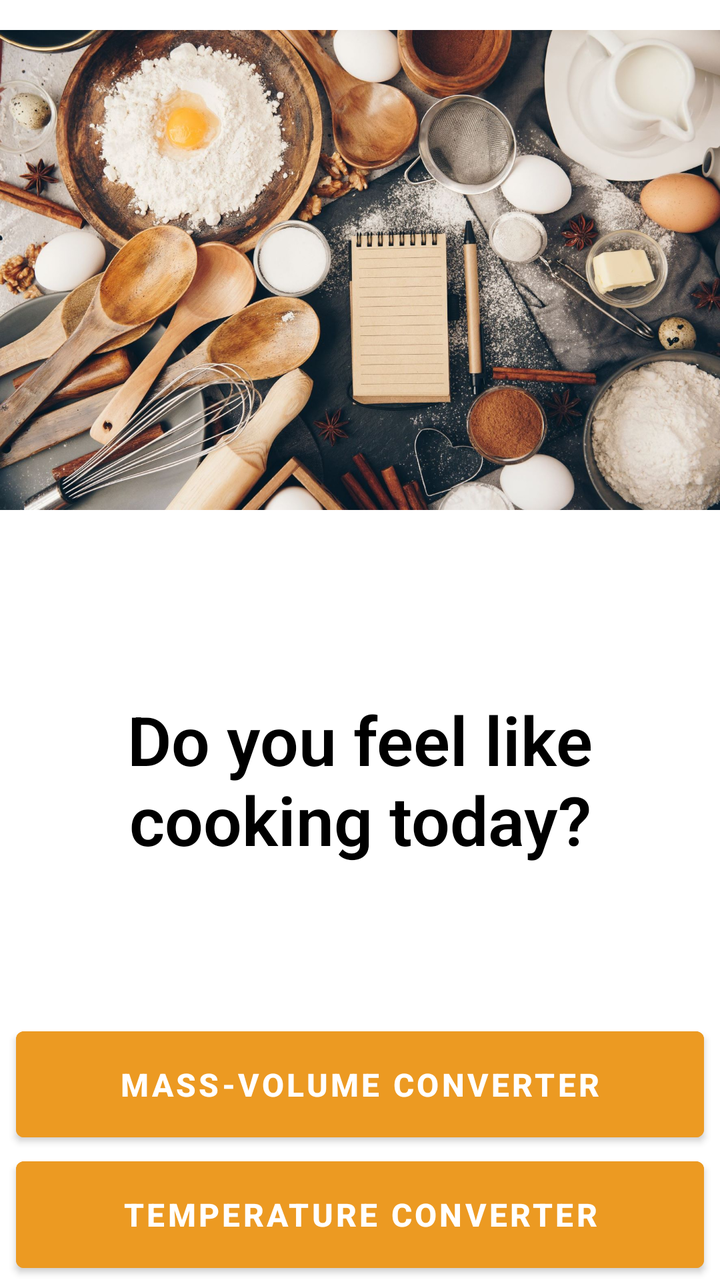
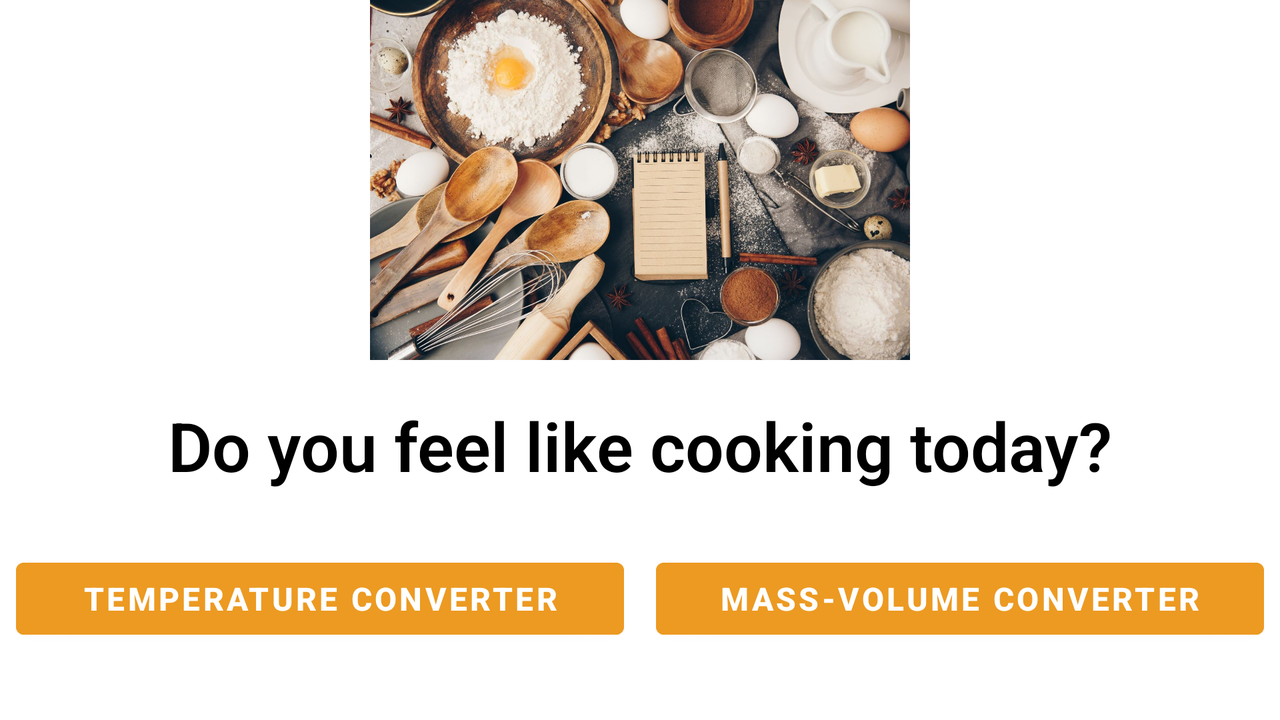

One screen, two layout resources from the same app: the default and the repository's alternative for another configuration. Each is rendered where Android would select it; the XML of both is given below.
<!-- AndroidManifest.xml: application theme Theme.Converter -->
<!-- res/layout/activity_main.xml -->
<?xml version="1.0" encoding="utf-8"?>
<LinearLayout xmlns:android="http://schemas.android.com/apk/res/android"
    xmlns:app="http://schemas.android.com/apk/res-auto"
    xmlns:tools="http://schemas.android.com/tools"
    android:layout_width="match_parent"
    android:layout_height="match_parent"
    android:orientation="vertical"
    android:layout_gravity="top"
    tools:context=".MainActivity">

    <ImageView
        android:id="@+id/start_img"
        android:layout_width="match_parent"
        android:layout_height="270dp"
        android:layout_weight="0"
        android:layout_alignParentTop="true"
        android:gravity="top"
        app:srcCompat="@drawable/cover_image" />

    <TextView
        android:id="@+id/start_msg"
        android:layout_width="wrap_content"
        android:layout_height="wrap_content"
        android:layout_weight="90"
        android:layout_marginRight="8dp"
        android:layout_marginLeft="8dp"
        android:fontFamily="sans-serif-light"
        android:text="Do you feel like cooking today?"
        android:textAlignment="center"
        android:textAllCaps="false"
        android:textColor="@color/black"
        android:textSize="34sp"
        android:textStyle="bold" />

    <Button
        android:id="@+id/start_massVolumeConverter_bt"
        android:layout_width="match_parent"
        android:layout_height="wrap_content"
        android:layout_weight="10"
        android:layout_marginRight="8dp"
        android:layout_marginLeft="8dp"
        android:backgroundTint="@color/brown_200"
        android:text="@string/massVolumeConverter"
        android:textAlignment="center"
        android:textColor="@color/white"
        android:textSize="16sp"
        android:textStyle="bold" />

    <Button
        android:id="@+id/start_temperatureConverter_bt"
        android:layout_width="match_parent"
        android:layout_height="wrap_content"
        android:layout_weight="10"
        android:layout_marginRight="8dp"
        android:layout_marginLeft="8dp"
        android:backgroundTint="@color/brown_200"
        android:text="@string/temperatureConverter"
        android:textAlignment="center"
        android:textColor="@color/white"
        android:textSize="16sp"
        android:textStyle="bold" />

</LinearLayout>
<!-- resources referenced by this layout -->
<resources>
  <color name="black">#FF000000</color>
  <color name="brown_200">#EC9A22</color>
  <color name="white">#FFFFFFFF</color>
  <!-- drawable cover_image: jpg bitmap (drawable, 411345 bytes) -->
  <string name="massVolumeConverter">Mass-Volume Converter</string>
  <string name="temperatureConverter">Temperature Converter</string>
  <style name="Theme.Converter" parent="Theme.MaterialComponents.DayNight.DarkActionBar">
           
  
           <item name="colorPrimary">@color/brown_200</item>
           <item name="colorPrimaryVariant">@color/gray_700</item>
           <item name="colorOnPrimary">@color/white</item>
           
  
           <item name="colorSecondary">@color/gray_200</item>
           <item name="colorSecondaryVariant">@color/gray_700</item>
           <item name="colorOnSecondary">@color/black</item>
           
  
           <item name="android:statusBarColor" tools:targetApi="l">?attr/colorPrimaryVariant</item>
           <item name="android:gravity">center_vertical|center_horizontal</item>
           
  
  
       </style>
  <color name="gray_700">#526060</color>
  <color name="gray_200">#BACAC8</color>
</resources>
<!-- res/layout-land/activity_main.xml (the repository's variant of the layout above) -->
<!-- drawn on the phone turned sideways -->
<?xml version="1.0" encoding="utf-8"?>
<LinearLayout xmlns:android="http://schemas.android.com/apk/res/android"
    xmlns:app="http://schemas.android.com/apk/res-auto"
    xmlns:tools="http://schemas.android.com/tools"
    android:layout_width="match_parent"
    android:layout_height="match_parent"
    android:layout_gravity="top"
    android:orientation="vertical"
    tools:context=".MainActivity">

    <ScrollView
        android:layout_width="match_parent"
        android:layout_height="match_parent"
        android:layout_weight="0">

        <LinearLayout
            android:layout_width="match_parent"
            android:layout_height="wrap_content"
            android:orientation="vertical">

            <ImageView
                android:id="@+id/start_img"
                android:layout_width="match_parent"
                android:layout_height="180dp"
                android:layout_alignParentTop="true"
                android:layout_weight="0"
                android:adjustViewBounds="false"
                android:gravity="left"
                app:srcCompat="@drawable/cover_image" />

            <TextView
                android:id="@+id/start_msg"
                android:layout_width="match_parent"
                android:layout_height="match_parent"
                android:layout_marginLeft="8dp"
                android:layout_marginRight="8dp"
                android:layout_weight="60"
                android:fontFamily="sans-serif-light"
                android:paddingTop="20dp"
                android:text="Do you feel like cooking today?"
                android:textAlignment="center"
                android:textAllCaps="false"
                android:textColor="@color/black"
                android:textSize="34sp"
                android:textStyle="bold" />

            <LinearLayout
                android:layout_width="match_parent"
                android:layout_height="match_parent"
                android:layout_weight="0"
                android:orientation="horizontal"
                android:paddingTop="30dp">

                <Button
                    android:id="@+id/start_temperatureConverter_bt"
                    android:layout_width="match_parent"
                    android:layout_height="wrap_content"
                    android:layout_marginLeft="8dp"
                    android:layout_marginRight="8dp"
                    android:layout_weight="10"
                    android:backgroundTint="@color/brown_200"
                    android:text="@string/temperatureConverter"
                    android:textAlignment="center"
                    android:textColor="@color/white"
                    android:textSize="16sp"
                    android:textStyle="bold" />

                <Button
                    android:id="@+id/start_massVolumeConverter_bt"
                    android:layout_width="match_parent"
                    android:layout_height="wrap_content"
                    android:layout_marginLeft="8dp"
                    android:layout_marginRight="8dp"
                    android:layout_weight="10"
                    android:backgroundTint="@color/brown_200"
                    android:minHeight="48dp"
                    android:text="@string/massVolumeConverter"
                    android:textAlignment="center"
                    android:textColor="@color/white"
                    android:textSize="16sp"
                    android:textStyle="bold" />
            </LinearLayout>

        </LinearLayout>
    </ScrollView>

</LinearLayout>
